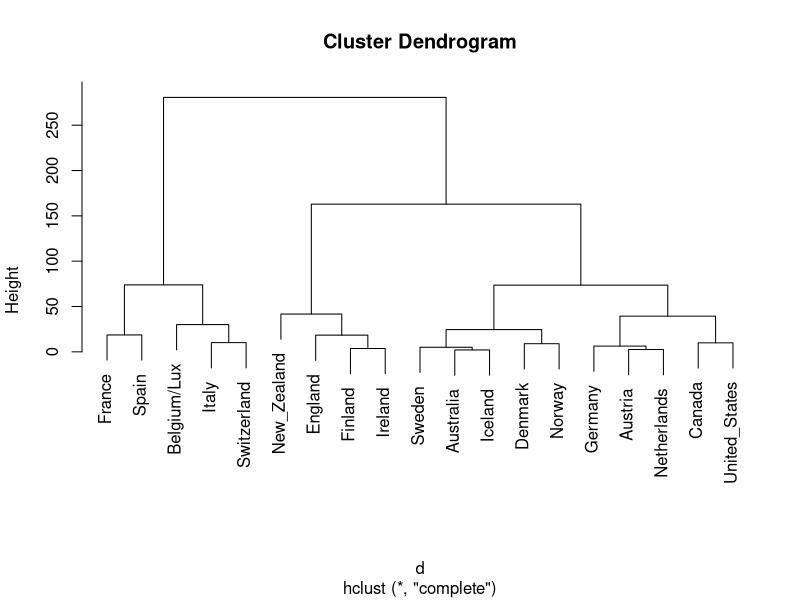
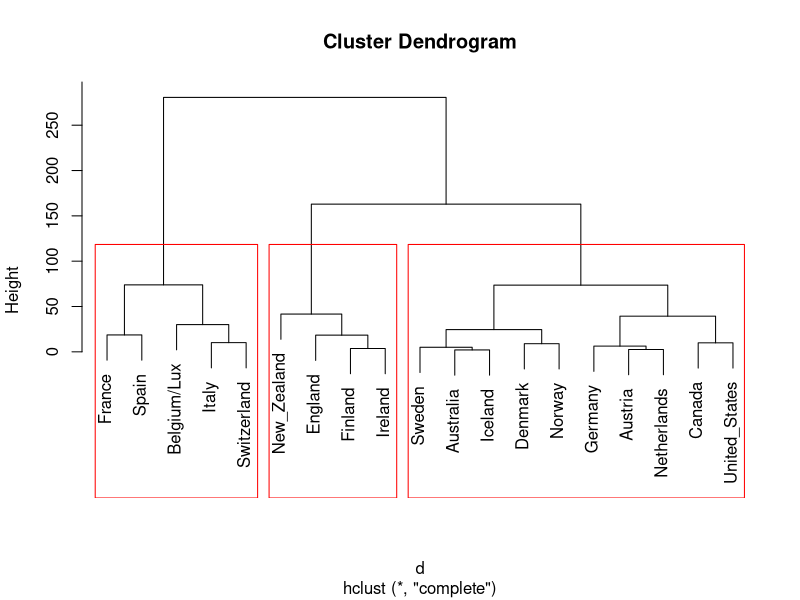
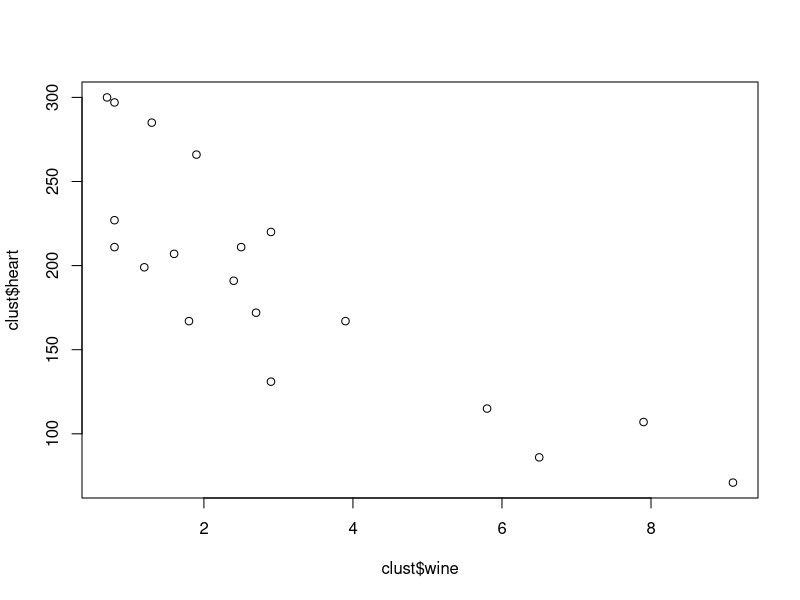
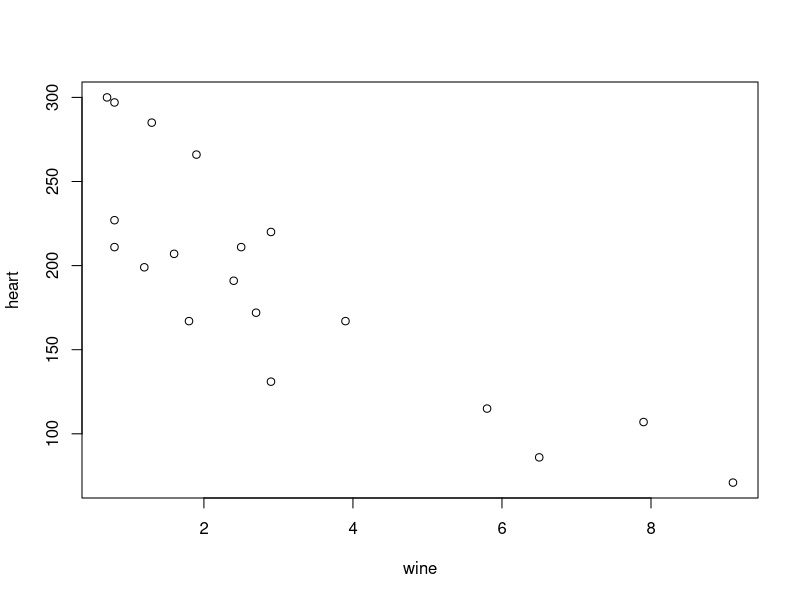

Generate these figures, in order, with R:
## ---- chunk 1
knitr::opts_chunk$set(echo = TRUE)
## ---- chunk 2


clust <- read.table("task9data2.txt", quote="\"", comment.char="")
clust

## ---- chunk 3
# Give row names and column names
cnames <- c("Pais","wine","heart")
colnames(clust)<-cnames
rownames(clust)<-clust$Pais
clust

## ---- chunk 4
# Hierarchical Clustering
# Create distance matrix
d <- dist(clust, method = "euclidean") 
fit <- hclust(d)
# display dendogram 
plot(fit)
## ---- chunk 5
plot(fit)
groups<-cutree(fit, k=5) # cut tree into 5 clusters
# draw dendogram with red borders around the 5 clusters 
rect.hclust(fit,k=3,border="red")
## ---- chunk 6
plot(clust$wine,clust$heart)
text(x=clust$wine, y=clust$heart, labels=clust$country, col=groups)
## ---- chunk 7
#Let's go back to our original dataframe, and add in cluster assignments as a new variable
Data_Hierarchical <- cbind(clust[,-1],groups)
print(Data_Hierarchical)
## ---- chunk 8
# K means
clustk <- kmeans(clust[,c("wine","heart")], centers=3, nstart=10)
clustk

plot(clust$wine, clust$heart, xlab="wine", ylab="heart")
text(x=clust$wine, y=clust$heart, labels=clust$country,col=clustk$cluster+1)
## ---- chunk 9
Data_k <- cbind(clust[,-1],clustk$cluster)
print(Data_k)
